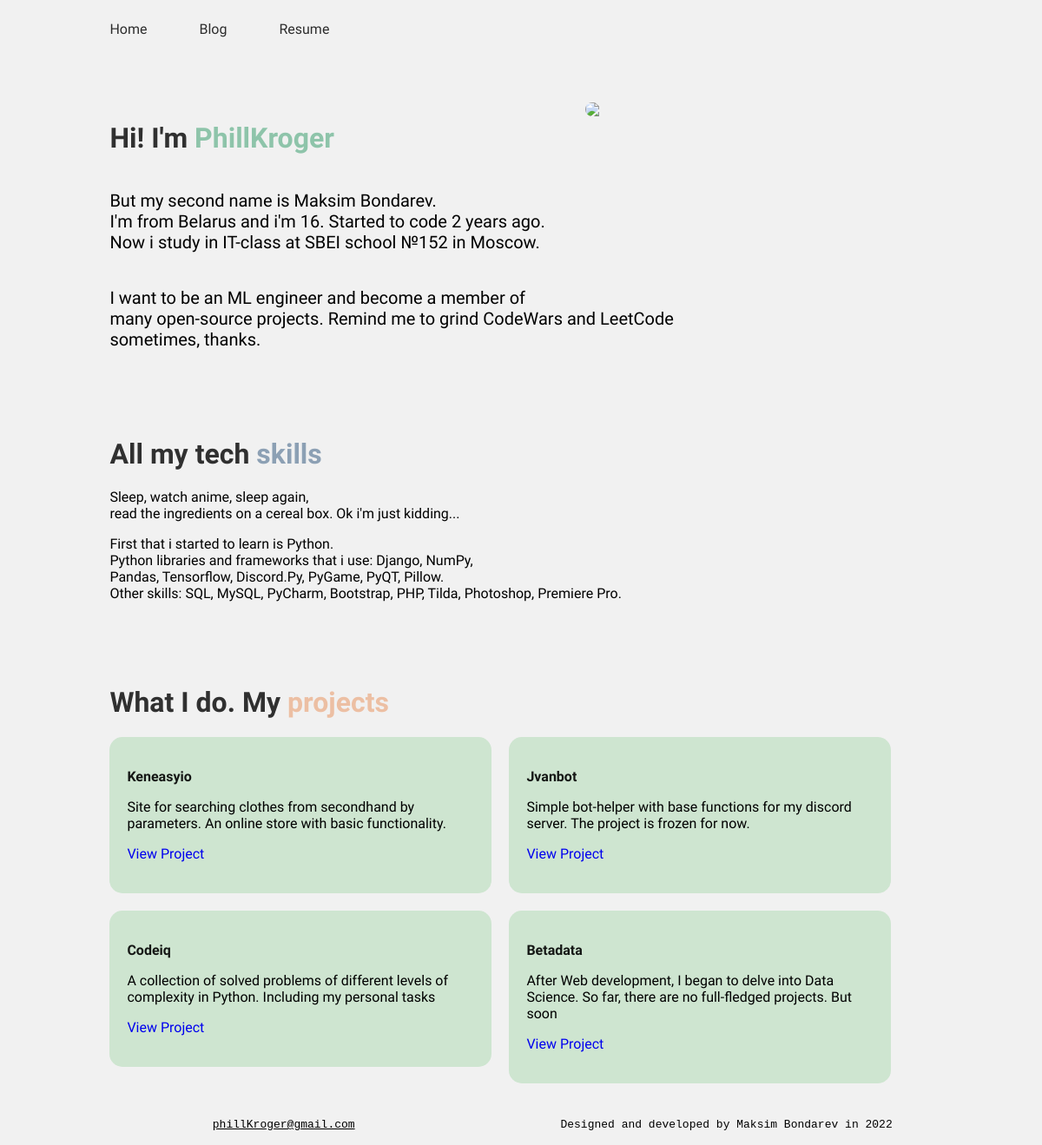
The page / on the database its author committed.
### phillkroger/models.py (models this page shows, shortened)
class Project(models.Model):
    title = models.CharField("Project Title", max_length=255)
    description = models.TextField("Description", max_length=10000, default="PhillKroger's Project")
    tags = models.ManyToManyField(Tag)
    category = models.ForeignKey(ProjectCategory, on_delete=models.CASCADE)
    link = models.URLField("Project Link", max_length=128, unique=True, blank=True, default=None)
    project_github = models.URLField("Project Github", max_length=128, blank=True, default=None)
    pubdate = models.DateTimeField("Publish Time", null=True)
    class Meta:
        verbose_name = "Project"
        verbose_name_plural = "Projects"

### phillkroger/views.py (the view)
# urls.py: path('', views.mainapp, name="mainapp"),
def mainapp(request):
    projects = Project.objects.all().order_by("-pubdate")
    return render(request, "mainapp/index.html", {"projects": projects})

### templates/mainapp/index.html (shortened to what this page needs)
{% extends 'base.html' %}
{% load static %}
{% block content %}
    <div class="cont">
            <h1 class="hi-h1">Hi! I'm <span class="clr"> PhillKroger</span></h1>
            <img src="/media/phillkroger.jpg" class="phill-img">
            <p class="hi-p">But my second name is Maksim Bondarev.<br>
                I'm from Belarus and i'm 16. Started to code 2 years ago. <br>
                Now i study in IT-class at SBEI school №152 in Moscow.</p>
            <p class="hi-p">I want to be an ML engineer and become a member of <br>
                many open-source projects. Remind me to grind CodeWars and LeetCode<br>
                sometimes, thanks.</p>
        </div>
        <div class="skills">
            <h1 class="skills-h1">All my tech <span class="clr-1">skills</span></h1>
            <p class="skills-p">Sleep, watch anime, sleep again,<br> read the ingredients on a cereal box. Ok i'm just kidding...</p>
            <p class="skills-p">First that i started to learn is Python.<br>Python libraries and frameworks that i use: Django, NumPy,<br>
                Pandas, Tensorflow, Discord.Py, PyGame, PyQT, Pillow.<br>Other skills: SQL, MySQL, PyCharm, Bootstrap, PHP, Tilda, Photoshop, Premiere Pro.</p>
        </div>
        <div class="my-projects">
            <div class="all-projects">
                <h1 class="projects-h1">What I do. My <span class="clr-2">projects</span></h1>
                {% for project in projects %}
                    {% if project %}
                        <div class="project">
                            <p class="project-title"><b>{{ project.title|title }}</b></p>
                            <p class="project-description">{{ project.description }}</p>
                            <p class="project-link"><a href="{{ project.link }}">View Project</a></p>
                        </div>
                    {% else %}
                        No projects
                    {% endif %}
                {% endfor %}
            </div>
        </div><div style="clear:left"></div>
        <footer>
            <p class="email-1">
                <code>phillKroger@gmail.com</code>
            </p>
            <p class="email">
                <code>Designed and developed by Maksim Bondarev in 2022</code>
            </p>
        </footer>
{% endblock %}

### static/css/styles.css (style rules this page uses)
body { background-color: #f1f1f1; font-family: 'Comfortaa', cursive; }
.cont { padding: 5% 10% 5% 10%; }
.skills { padding-left: 10%; padding-right: 10%; }
.phill-img { border-radius: 500px; width: 400px; float: right; }
.hi-h1 { float:left; opacity: 0.8; }
.hi-p { font-size:20px; float:left; }
.skills-h1 { opacity: 0.8; }
.my-projects { padding-left: 10%; padding-top: 5%; margin-bottom: 10%; }
.project { float: left; background-color: #CEE5D0; padding: 20px; border-radius: 15px; max-width: 400px; max-height: 300px; margin-right: 20px; margin-bottom: 20px; }
.projects-h1 { opacity: 0.8; }
.project-link a { text-decoration: none; }
.project-title { opacity: 0.9; }
.email-1 { margin-left: 20%; float: left; text-decoration: underline; }
.email { margin-left: 20%; float: left; }
.clr { color: #76BA99; }
.clr-1 { color: #748DA6; }
.clr-2 { color: #ECB390; }

### rows shown on the page
Project: title "Keneasyio", description "Site for searching clothes from secondhand by parameters. An online store with basic functionality."
Project: title "Jvanbot", description "Simple bot-helper with base functions for my discord server. The project is frozen for now."
Project: title "Codeiq", description "A collection of solved problems of different levels of complexity in Python. Including my personal tasks"
Project: title "Betadata", description "After Web development, I began to delve into Data Science. So far, there are no full-fledged projects. But soon"
